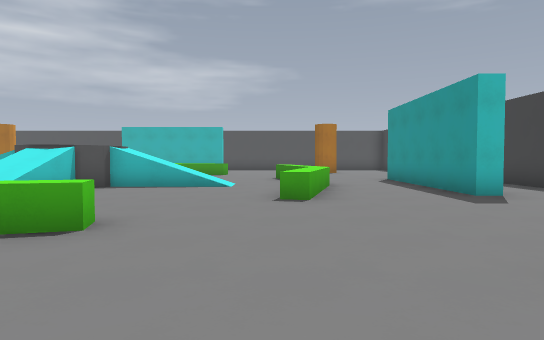
[1] (above)

17 first-person views from a walk through a 3-D level made in the Godot game engine. The camera is 1.4 m above the floor, tilts 2° down and sees 75° across. The floor is counted in squares, 2 m on a side. Each view is taken from the middle of a square. On the plan, view 1 faces up. The plan holds only what a view shows up to about 11 squares ahead; the rest is blank.

[2]
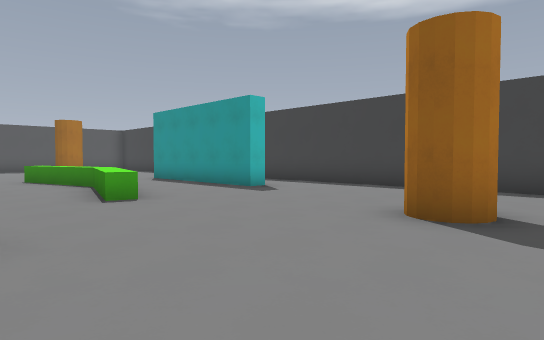

[3]
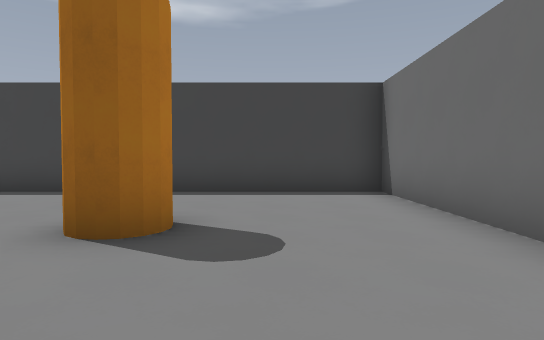

[4]
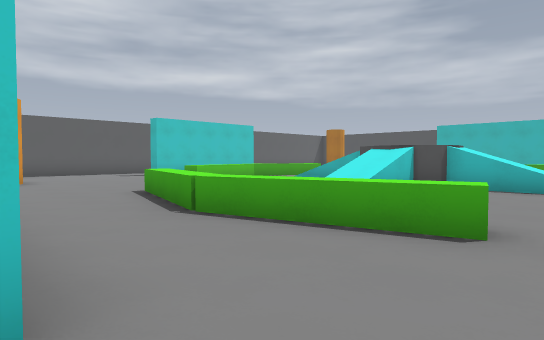

[5]
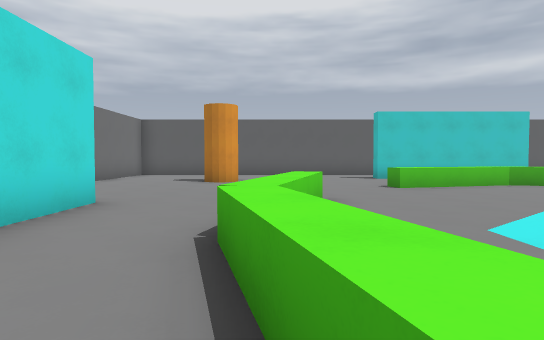

[6]
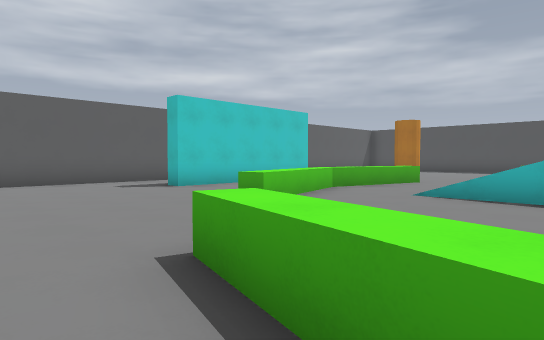

[7]
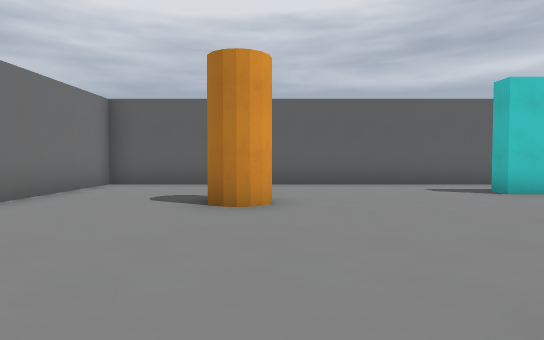

[8]
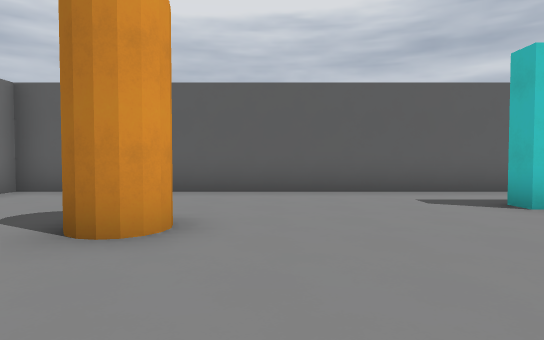

[9]
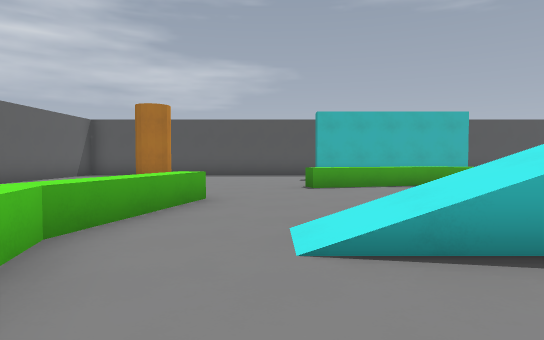

[10]
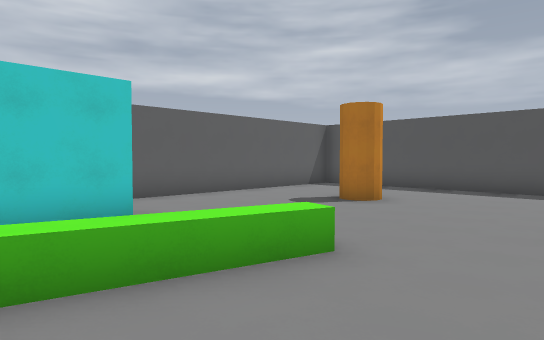

[11]
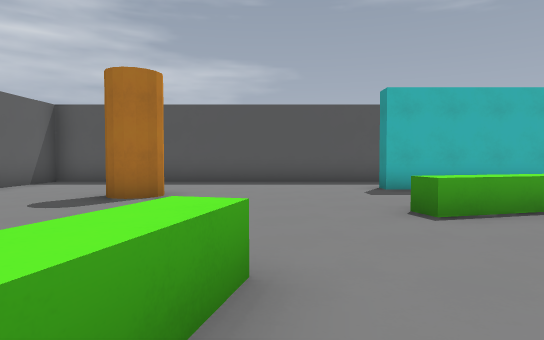

[12]
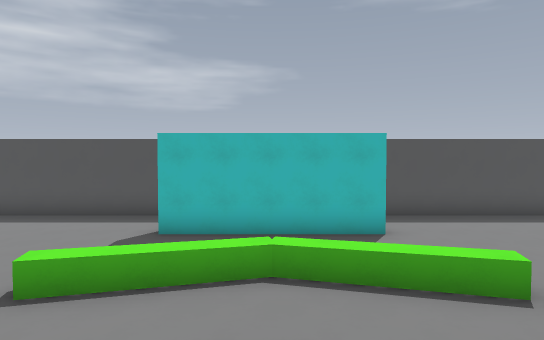

[13]
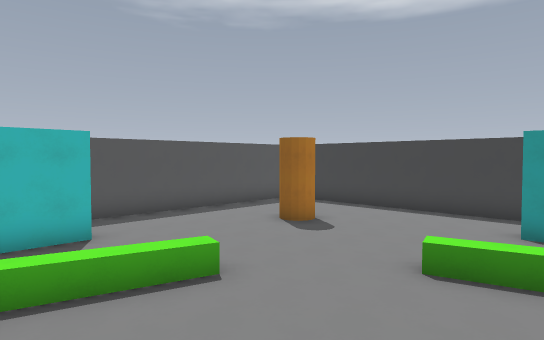

[14]
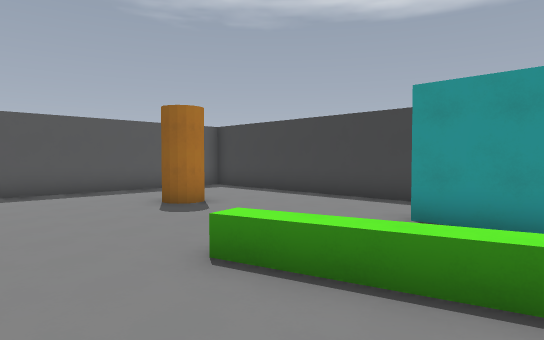

[15]
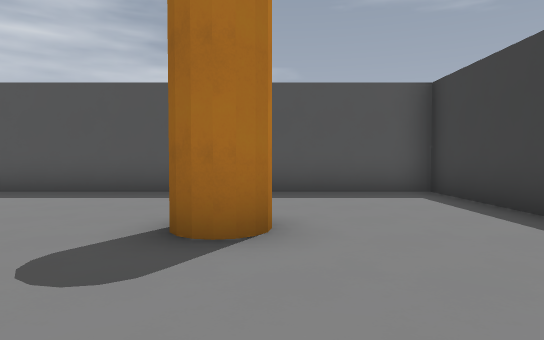

[16]
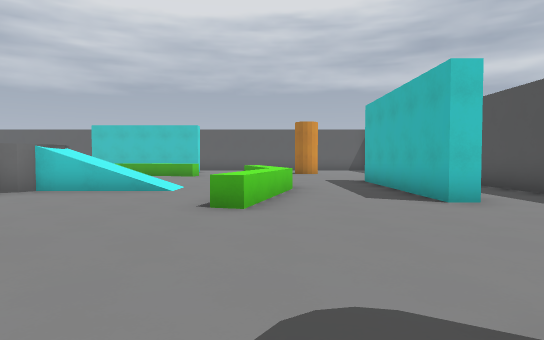

[17]
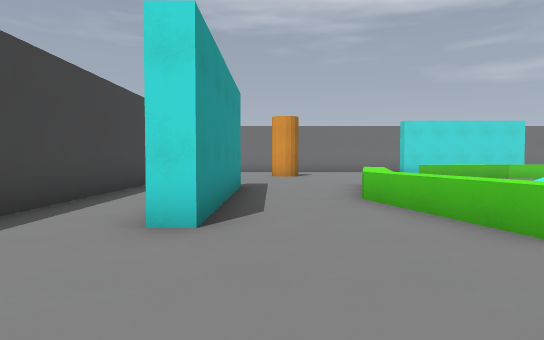

### Floor plan
Key: @ floor where view 1 was taken; # wall or solid block; . main floor; : floor 2 m higher than the main floor; / step, stairs or slope; = window, fence, low wall or low ledge; ^ raised ledge.
Columns run from 17 left of view 1 to 7 right of it. Each row starts with its distance up from view 1.
 21 #########################
 20 #.. ....... ............#
 19 #..........  ...........#
 18 #.........#####.........#
 17 #... #.............##...#
 16 #...##.............##...#
 15 #........=^^^^^=........#
 14 #.......................#
 13 #.... ..................#
 12  ...  =.... /....^=.....#
 11    #  ^...  /.....^..#..#
 10    #  ^...  //....^..#..#
  9    #  ^..///::///.^..#..#
  8 #. #. ^....///....^..#..#
  7 #..#..^...../.....^..#..#
  6 #.....=...../....^......#
  5 #.......................#
  4 #........^..  .^........#
  3 #.........^^^^^........ #
  2 #...##.............#  ..#
  1 #... #.............##...#
  0 #.........##  #..@......#
 -1 #.......         .......#
 -2 #.....            ......#
 -3 #####              ######

Where each view was taken, in squares from view 1:
view 1: 0 up, 0 right, facing up
view 2: 0 up, 2 left, facing up-right
view 3: 0 up, 1 left, facing right
view 4: 0 up, 1 left, facing up-left
view 5: 3 up, 2 left, facing left
view 6: 2 up, 6 left, facing up-left
view 7: 2 up, 7 left, facing left
view 8: 3 up, 9 left, facing left
view 9: 6 up, 9 left, facing up
view 10: 9 up, 8 left, facing up-left
view 11: 10 up, 10 left, facing up
view 12: 10 up, 5 left, facing up
view 13: 10 up, 5 left, facing up-right
view 14: 9 up, 2 left, facing up-right
view 15: 13 up, 3 right, facing up
view 16: 15 up, 3 right, facing left
view 17: 15 up, 3 right, facing down
